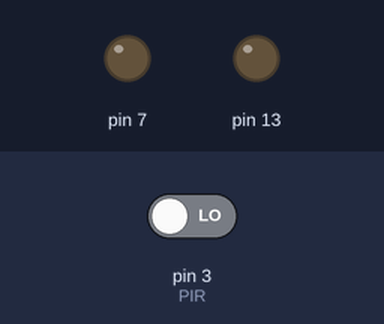
Recording of a sketch running on a simulated Arduino Uno, built with avr-gcc and run on an emulated ATmega328P. On the bench: output pins drawn as LEDs (lit = HIGH). The test bench sets the inputs (shaded band); at power-on: pin 3 (PIR) LOW. What the sketch prints to the serial monitor is not drawn.

Above: at 1.2 s.
1.3 s: pin 3 (PIR) driven HIGH
At 2.5 s:
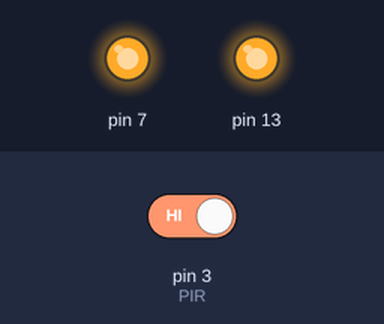
2.8 s: pin 3 (PIR) driven LOW
At 3.8 s:
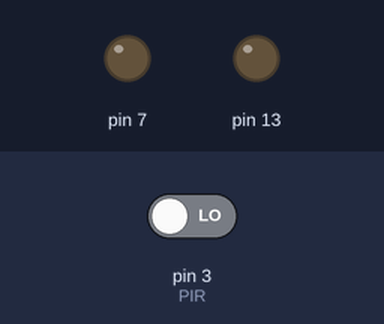
Timing chart, 0 to 5.8 s (numbered marks = the images above; inputs shaded):
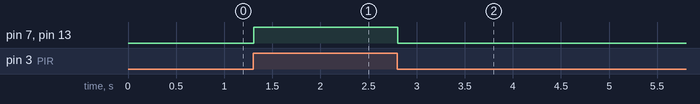

The sketch:

exe9.ino
```cpp
int led = 13, PIR = 3, buzzer = 7;
int sensorvalue = 0;
void setup()
{
    pinMode(13, OUTPUT);
    pinMode(3, INPUT);
    pinMode(7, OUTPUT);
    Serial.begin(9600);

}

void loop()
{
    int sensorvalue = digitalRead(PIR); // overlap declaration
    Serial.println(sensorvalue);
    if(sensorvalue == HIGH) {
        digitalWrite(13, HIGH);
        digitalWrite(7, HIGH);
    }else{
        digitalWrite(13, LOW);
        digitalWrite(7, LOW);
    }

}
```

Measured:
- after the input at 1.3 s, pin 7, pin 13: LOW → HIGH at once
- after the input at 2.8 s, pin 7, pin 13: HIGH → LOW at once
